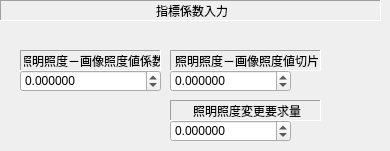
   <widget class="QWidget" name="page_6">
    <widget class="QLabel" name="label_28">
     <property name="geometry">
      <rect>
       <x>0</x>
       <y>0</y>
       <width>381</width>
       <height>21</height>
      </rect>
     </property>
     <property name="frameShape">
      <enum>QFrame::Panel</enum>
     </property>
     <property name="frameShadow">
      <enum>QFrame::Sunken</enum>
     </property>
     <property name="text">
      <string>指標係数入力</string>
     </property>
     <property name="alignment">
      <set>Qt::AlignCenter|Qt::AlignHCenter|Qt::AlignLeading|Qt::AlignLeft|Qt::AlignVCenter</set>
     </property>
    </widget>
    <widget class="QDoubleSpinBox" name="doubleSpinBoxParamEntryLightA">
     <property name="geometry">
      <rect>
       <x>20</x>
       <y>70</y>
       <width>141</width>
       <height>22</height>
      </rect>
     </property>
     <property name="decimals">
      <number>6</number>
     </property>
     <property name="minimum">
      <double>-9999.999998999999661</double>
     </property>
     <property name="maximum">
      <double>99999999.998999997973442</double>
     </property>
    </widget>
    <widget class="QLabel" name="label_43">
     <property name="geometry">
      <rect>
       <x>20</x>
       <y>50</y>
       <width>141</width>
       <height>21</height>
      </rect>
     </property>
     <property name="frameShape">
      <enum>QFrame::Panel</enum>
     </property>
     <property name="frameShadow">
      <enum>QFrame::Sunken</enum>
     </property>
     <property name="text">
      <string>照明照度－画像照度値係数</string>
     </property>
     <property name="alignment">
      <set>Qt::AlignCenter|Qt::AlignHCenter|Qt::AlignLeading|Qt::AlignLeft|Qt::AlignVCenter</set>
     </property>
    </widget>
    <widget class="QDoubleSpinBox" name="doubleSpinBoxParamEntryLightB">
     <property name="geometry">
      <rect>
       <x>170</x>
       <y>70</y>
       <width>121</width>
       <height>22</height>
      </rect>
     </property>
     <property name="decimals">
      <number>6</number>
     </property>
     <property name="minimum">
      <double>-9999.999998999999661</double>
     </property>
     <property name="maximum">
      <double>99999999.998999997973442</double>
     </property>
    </widget>
    <widget class="QLabel" name="label_45">
     <property name="geometry">
      <rect>
       <x>170</x>
       <y>50</y>
       <width>151</width>
       <height>21</height>
      </rect>
     </property>
     <property name="frameShape">
      <enum>QFrame::Panel</enum>
     </property>
     <property name="frameShadow">
      <enum>QFrame::Sunken</enum>
     </property>
     <property name="text">
      <string>照明照度－画像照度値切片</string>
     </property>
     <property name="alignment">
      <set>Qt::AlignCenter|Qt::AlignHCenter|Qt::AlignLeading|Qt::AlignLeft|Qt::AlignVCenter</set>
     </property>
    </widget>
    <widget class="QLabel" name="label_46">
     <property name="geometry">
      <rect>
       <x>170</x>
       <y>100</y>
       <width>151</width>
       <height>21</height>
      </rect>
     </property>
     <property name="frameShape">
      <enum>QFrame::Panel</enum>
     </property>
     <property name="frameShadow">
      <enum>QFrame::Sunken</enum>
     </property>
     <property name="text">
      <string>照明照度変更要求量</string>
     </property>
     <property name="alignment">
      <set>Qt::AlignCenter|Qt::AlignHCenter|Qt::AlignLeading|Qt::AlignLeft|Qt::AlignVCenter</set>
     </property>
    </widget>
    <widget class="QDoubleSpinBox" name="doubleSpinBoxParamEntryLightReq">
     <property name="geometry">
      <rect>
       <x>170</x>
       <y>120</y>
       <width>121</width>
       <height>22</height>
      </rect>
     </property>
     <property name="decimals">
      <number>6</number>
     </property>
     <property name="minimum">
      <double>-9999.999998999999661</double>
     </property>
     <property name="maximum">
      <double>99999999.998999997973442</double>
     </property>
    </widget>
   </widget>
